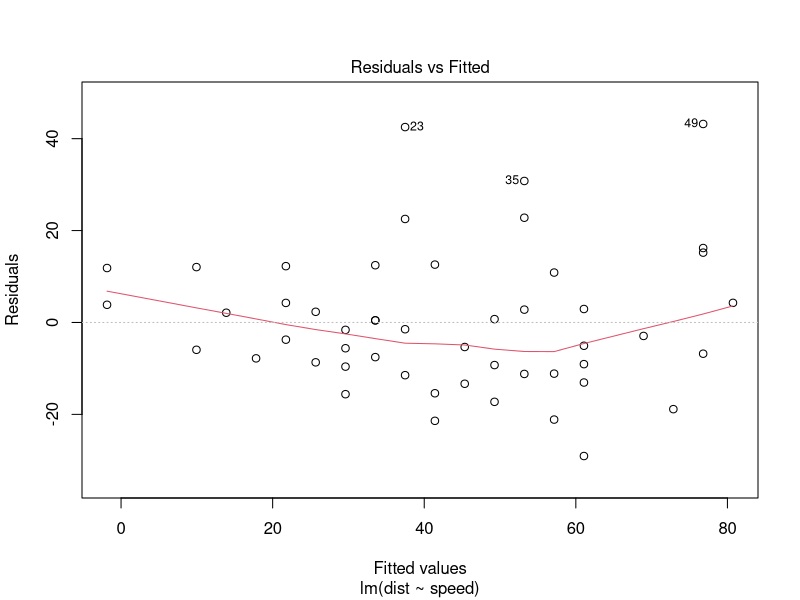
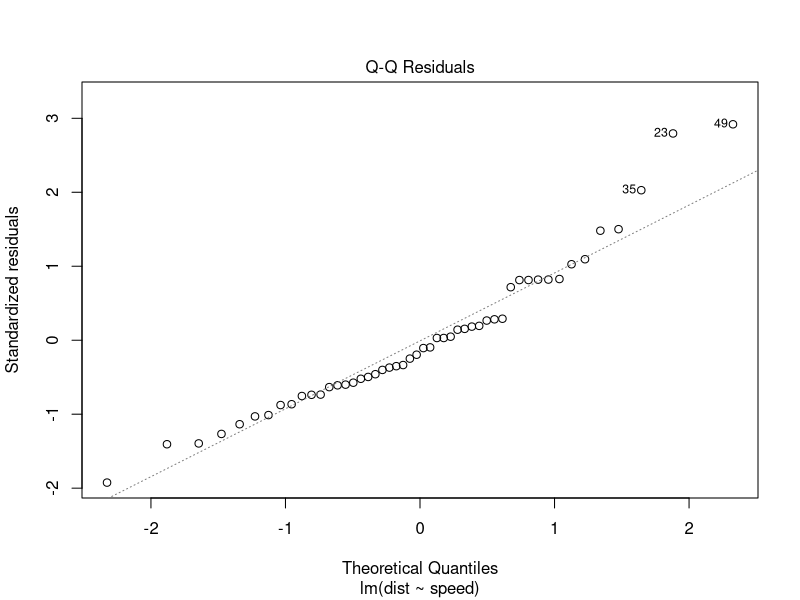
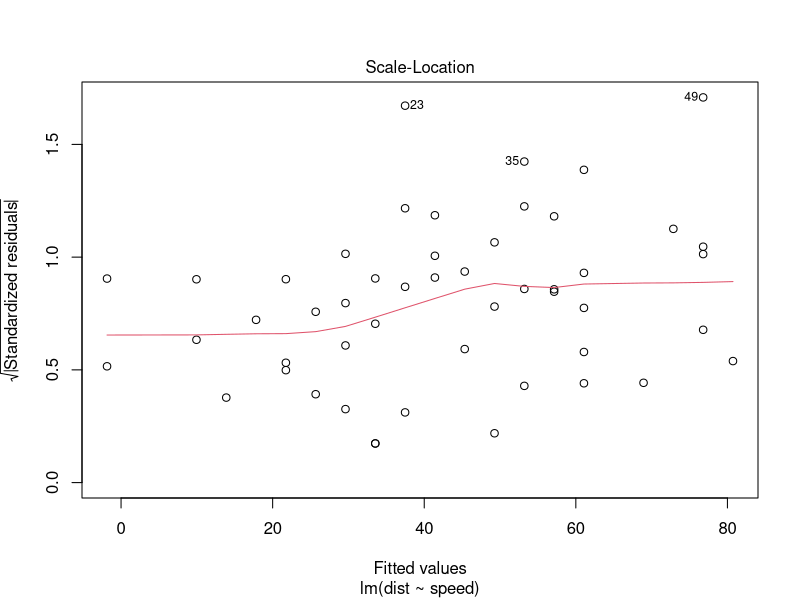
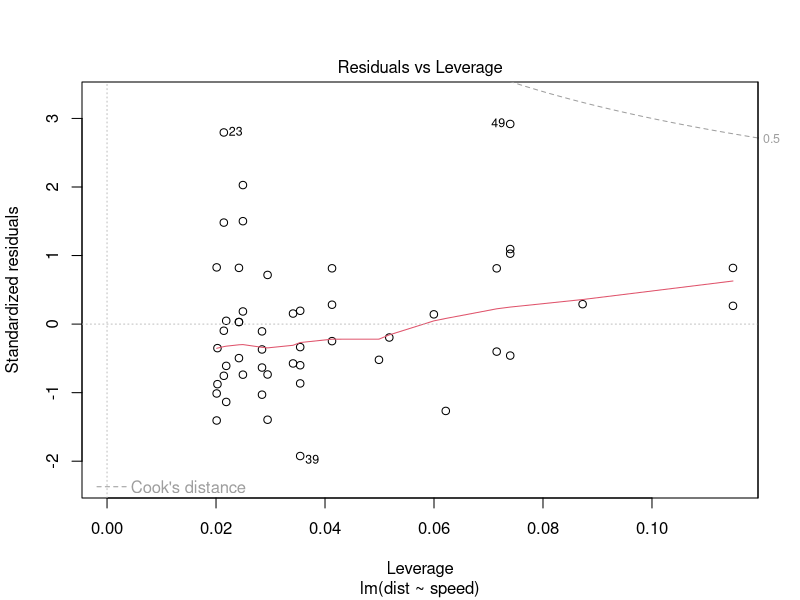
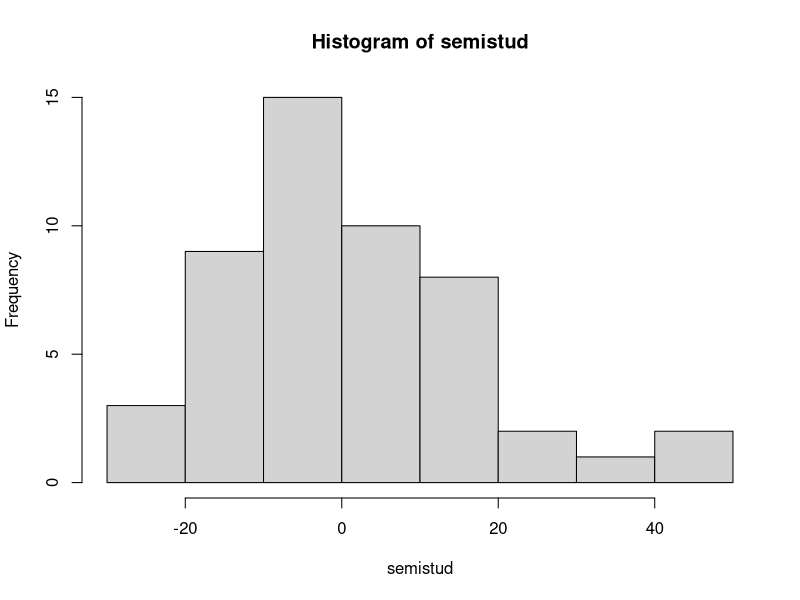
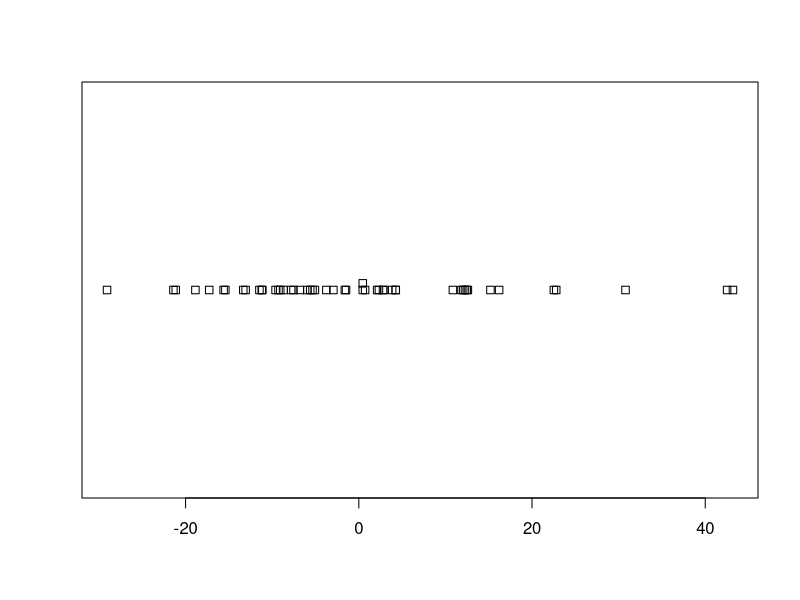
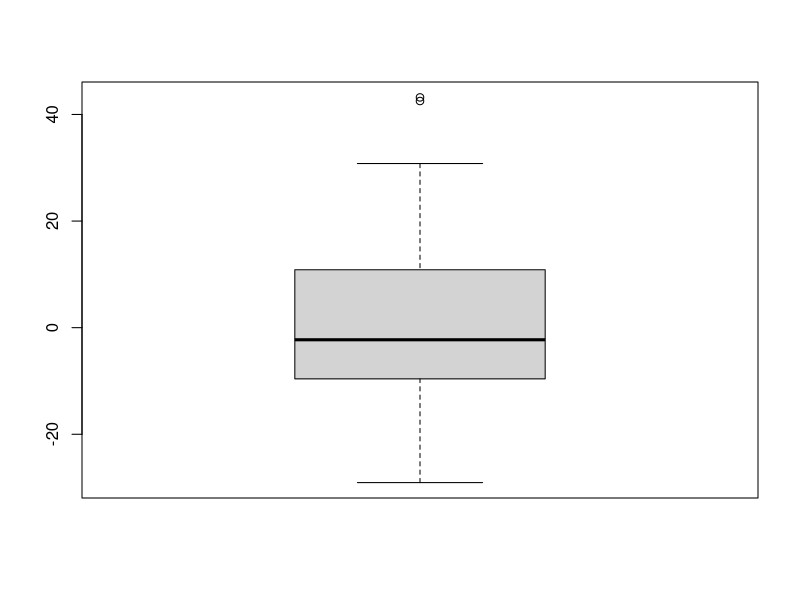
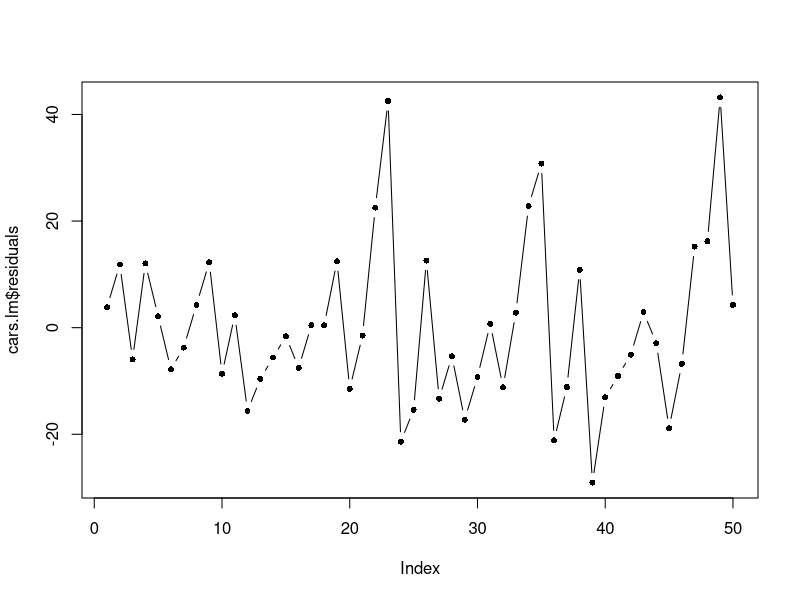

R code for these plots, in order:
#Assumption pg 103

# R code to make things easier

cars.lm <- lm(dist~speed, data = cars)
summary(cars.lm)

#Finding Standard Deviation of residuals
sd(cars.lm$residuals)

#Square root of the MSE
summary(cars.lm)$sigma

plot(cars.lm)

#Semi-Studentized Residuals
semistud <- (cars.lm$residuals) - mean(cars.lm$residuals)/summary(cars.lm)$sigma

semistud

stem(semistud)

hist(semistud)

stripchart(semistud, method = 'stack')

boxplot(cars.lm$residuals)


#sequence plot
plot(cars.lm$residuals, type = 'b', pch = 16, cex = 0.8)

par(mfrow = c(2,1))
plot(cars.lm, which  = 1:6)

#residuals verses x

plot(cars.lm$residuals ~ cars$speed)
